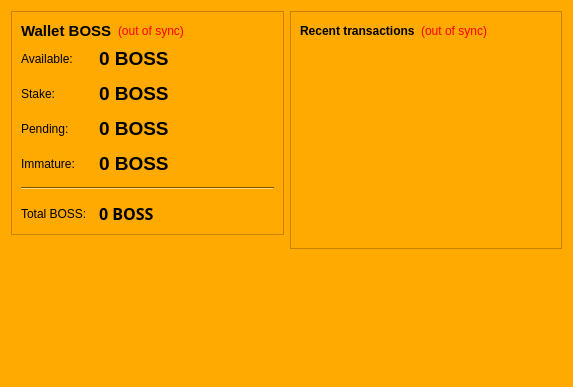
<?xml version="1.0" encoding="UTF-8"?>
<ui version="4.0">
 <class>OverviewPage</class>
 <widget class="QWidget" name="OverviewPage">
  <property name="geometry">
   <rect>
    <x>0</x>
    <y>0</y>
    <width>573</width>
    <height>387</height>
   </rect>
  </property>
  <property name="palette">
   <palette>
    <active>
     <colorrole role="WindowText">
      <brush brushstyle="SolidPattern">
       <color alpha="255">
        <red>0</red>
        <green>0</green>
        <blue>0</blue>
       </color>
      </brush>
     </colorrole>
     <colorrole role="Button">
      <brush brushstyle="SolidPattern">
       <color alpha="255">
        <red>255</red>
        <green>170</green>
        <blue>0</blue>
       </color>
      </brush>
     </colorrole>
     <colorrole role="Light">
      <brush brushstyle="SolidPattern">
       <color alpha="255">
        <red>255</red>
        <green>213</green>
        <blue>127</blue>
       </color>
      </brush>
     </colorrole>
     <colorrole role="Midlight">
      <brush brushstyle="SolidPattern">
       <color alpha="255">
        <red>255</red>
        <green>191</green>
        <blue>63</blue>
       </color>
      </brush>
     </colorrole>
     <colorrole role="Dark">
      <brush brushstyle="SolidPattern">
       <color alpha="255">
        <red>127</red>
        <green>85</green>
        <blue>0</blue>
       </color>
      </brush>
     </colorrole>
     <colorrole role="Mid">
      <brush brushstyle="SolidPattern">
       <color alpha="255">
        <red>170</red>
        <green>113</green>
        <blue>0</blue>
       </color>
      </brush>
     </colorrole>
     <colorrole role="Text">
      <brush brushstyle="SolidPattern">
       <color alpha="255">
        <red>0</red>
        <green>0</green>
        <blue>0</blue>
       </color>
      </brush>
     </colorrole>
     <colorrole role="BrightText">
      <brush brushstyle="SolidPattern">
       <color alpha="255">
        <red>255</red>
        <green>255</green>
        <blue>255</blue>
       </color>
      </brush>
     </colorrole>
     <colorrole role="ButtonText">
      <brush brushstyle="SolidPattern">
       <color alpha="255">
        <red>0</red>
        <green>0</green>
        <blue>0</blue>
       </color>
      </brush>
     </colorrole>
     <colorrole role="Base">
      <brush brushstyle="SolidPattern">
       <color alpha="255">
        <red>255</red>
        <green>255</green>
        <blue>255</blue>
       </color>
      </brush>
     </colorrole>
     <colorrole role="Window">
      <brush brushstyle="SolidPattern">
       <color alpha="255">
        <red>255</red>
        <green>170</green>
        <blue>0</blue>
       </color>
      </brush>
     </colorrole>
     <colorrole role="Shadow">
      <brush brushstyle="SolidPattern">
       <color alpha="255">
        <red>0</red>
        <green>0</green>
        <blue>0</blue>
       </color>
      </brush>
     </colorrole>
     <colorrole role="AlternateBase">
      <brush brushstyle="SolidPattern">
       <color alpha="255">
        <red>255</red>
        <green>212</green>
        <blue>127</blue>
       </color>
      </brush>
     </colorrole>
     <colorrole role="ToolTipBase">
      <brush brushstyle="SolidPattern">
       <color alpha="255">
        <red>255</red>
        <green>255</green>
        <blue>220</blue>
       </color>
      </brush>
     </colorrole>
     <colorrole role="ToolTipText">
      <brush brushstyle="SolidPattern">
       <color alpha="255">
        <red>0</red>
        <green>0</green>
        <blue>0</blue>
       </color>
      </brush>
     </colorrole>
    </active>
    <inactive>
     <colorrole role="WindowText">
      <brush brushstyle="SolidPattern">
       <color alpha="255">
        <red>0</red>
        <green>0</green>
        <blue>0</blue>
       </color>
      </brush>
     </colorrole>
     <colorrole role="Button">
      <brush brushstyle="SolidPattern">
       <color alpha="255">
        <red>255</red>
        <green>170</green>
        <blue>0</blue>
       </color>
      </brush>
     </colorrole>
     <colorrole role="Light">
      <brush brushstyle="SolidPattern">
       <color alpha="255">
        <red>255</red>
        <green>213</green>
        <blue>127</blue>
       </color>
      </brush>
     </colorrole>
     <colorrole role="Midlight">
      <brush brushstyle="SolidPattern">
       <color alpha="255">
        <red>255</red>
        <green>191</green>
        <blue>63</blue>
       </color>
      </brush>
     </colorrole>
     <colorrole role="Dark">
      <brush brushstyle="SolidPattern">
       <color alpha="255">
        <red>127</red>
        <green>85</green>
        <blue>0</blue>
       </color>
      </brush>
     </colorrole>
     <colorrole role="Mid">
      <brush brushstyle="SolidPattern">
       <color alpha="255">
        <red>170</red>
        <green>113</green>
        <blue>0</blue>
       </color>
      </brush>
     </colorrole>
     <colorrole role="Text">
      <brush brushstyle="SolidPattern">
       <color alpha="255">
        <red>0</red>
        <green>0</green>
        <blue>0</blue>
       </color>
      </brush>
     </colorrole>
     <colorrole role="BrightText">
      <brush brushstyle="SolidPattern">
       <color alpha="255">
        <red>255</red>
        <green>255</green>
        <blue>255</blue>
       </color>
      </brush>
     </colorrole>
     <colorrole role="ButtonText">
      <brush brushstyle="SolidPattern">
       <color alpha="255">
        <red>0</red>
        <green>0</green>
        <blue>0</blue>
       </color>
      </brush>
     </colorrole>
     <colorrole role="Base">
      <brush brushstyle="SolidPattern">
       <color alpha="255">
        <red>255</red>
        <green>255</green>
        <blue>255</blue>
       </color>
      </brush>
     </colorrole>
     <colorrole role="Window">
      <brush brushstyle="SolidPattern">
       <color alpha="255">
        <red>255</red>
        <green>170</green>
        <blue>0</blue>
       </color>
      </brush>
     </colorrole>
     <colorrole role="Shadow">
      <brush brushstyle="SolidPattern">
       <color alpha="255">
        <red>0</red>
        <green>0</green>
        <blue>0</blue>
       </color>
      </brush>
     </colorrole>
     <colorrole role="AlternateBase">
      <brush brushstyle="SolidPattern">
       <color alpha="255">
        <red>255</red>
        <green>212</green>
        <blue>127</blue>
       </color>
      </brush>
     </colorrole>
     <colorrole role="ToolTipBase">
      <brush brushstyle="SolidPattern">
       <color alpha="255">
        <red>255</red>
        <green>255</green>
        <blue>220</blue>
       </color>
      </brush>
     </colorrole>
     <colorrole role="ToolTipText">
      <brush brushstyle="SolidPattern">
       <color alpha="255">
        <red>0</red>
        <green>0</green>
        <blue>0</blue>
       </color>
      </brush>
     </colorrole>
    </inactive>
    <disabled>
     <colorrole role="WindowText">
      <brush brushstyle="SolidPattern">
       <color alpha="255">
        <red>127</red>
        <green>85</green>
        <blue>0</blue>
       </color>
      </brush>
     </colorrole>
     <colorrole role="Button">
      <brush brushstyle="SolidPattern">
       <color alpha="255">
        <red>255</red>
        <green>170</green>
        <blue>0</blue>
       </color>
      </brush>
     </colorrole>
     <colorrole role="Light">
      <brush brushstyle="SolidPattern">
       <color alpha="255">
        <red>255</red>
        <green>213</green>
        <blue>127</blue>
       </color>
      </brush>
     </colorrole>
     <colorrole role="Midlight">
      <brush brushstyle="SolidPattern">
       <color alpha="255">
        <red>255</red>
        <green>191</green>
        <blue>63</blue>
       </color>
      </brush>
     </colorrole>
     <colorrole role="Dark">
      <brush brushstyle="SolidPattern">
       <color alpha="255">
        <red>127</red>
        <green>85</green>
        <blue>0</blue>
       </color>
      </brush>
     </colorrole>
     <colorrole role="Mid">
      <brush brushstyle="SolidPattern">
       <color alpha="255">
        <red>170</red>
        <green>113</green>
        <blue>0</blue>
       </color>
      </brush>
     </colorrole>
     <colorrole role="Text">
      <brush brushstyle="SolidPattern">
       <color alpha="255">
        <red>127</red>
        <green>85</green>
        <blue>0</blue>
       </color>
      </brush>
     </colorrole>
     <colorrole role="BrightText">
      <brush brushstyle="SolidPattern">
       <color alpha="255">
        <red>255</red>
        <green>255</green>
        <blue>255</blue>
       </color>
      </brush>
     </colorrole>
     <colorrole role="ButtonText">
      <brush brushstyle="SolidPattern">
       <color alpha="255">
        <red>127</red>
        <green>85</green>
        <blue>0</blue>
       </color>
      </brush>
     </colorrole>
     <colorrole role="Base">
      <brush brushstyle="SolidPattern">
       <color alpha="255">
        <red>255</red>
        <green>170</green>
        <blue>0</blue>
       </color>
      </brush>
     </colorrole>
     <colorrole role="Window">
      <brush brushstyle="SolidPattern">
       <color alpha="255">
        <red>255</red>
        <green>170</green>
        <blue>0</blue>
       </color>
      </brush>
     </colorrole>
     <colorrole role="Shadow">
      <brush brushstyle="SolidPattern">
       <color alpha="255">
        <red>0</red>
        <green>0</green>
        <blue>0</blue>
       </color>
      </brush>
     </colorrole>
     <colorrole role="AlternateBase">
      <brush brushstyle="SolidPattern">
       <color alpha="255">
        <red>255</red>
        <green>170</green>
        <blue>0</blue>
       </color>
      </brush>
     </colorrole>
     <colorrole role="ToolTipBase">
      <brush brushstyle="SolidPattern">
       <color alpha="255">
        <red>255</red>
        <green>255</green>
        <blue>220</blue>
       </color>
      </brush>
     </colorrole>
     <colorrole role="ToolTipText">
      <brush brushstyle="SolidPattern">
       <color alpha="255">
        <red>0</red>
        <green>0</green>
        <blue>0</blue>
       </color>
      </brush>
     </colorrole>
    </disabled>
   </palette>
  </property>
  <property name="windowTitle">
   <string>Form</string>
  </property>
  <layout class="QHBoxLayout" name="horizontalLayout" stretch="1,1">
   <item>
    <layout class="QVBoxLayout" name="verticalLayout_2">
     <item>
      <widget class="QFrame" name="frame">
       <property name="frameShape">
        <enum>QFrame::StyledPanel</enum>
       </property>
       <property name="frameShadow">
        <enum>QFrame::Raised</enum>
       </property>
       <layout class="QVBoxLayout" name="verticalLayout_4">
        <item>
         <layout class="QHBoxLayout" name="horizontalLayout_4">
          <item>
           <widget class="QLabel" name="label_5">
            <property name="font">
             <font>
              <pointsize>11</pointsize>
              <weight>75</weight>
              <bold>true</bold>
             </font>
            </property>
            <property name="text">
             <string>Wallet BOSS</string>
            </property>
           </widget>
          </item>
          <item>
           <widget class="QLabel" name="labelWalletStatus">
            <property name="toolTip">
             <string>The displayed information may be out of date. Your wallet automatically synchronizes with the BitBoSS network after a connection is established, but this process has not completed yet.</string>
            </property>
            <property name="styleSheet">
             <string notr="true">QLabel { color: red; }</string>
            </property>
            <property name="text">
             <string notr="true">(out of sync)</string>
            </property>
            <property name="alignment">
             <set>Qt::AlignLeading|Qt::AlignLeft|Qt::AlignVCenter</set>
            </property>
           </widget>
          </item>
          <item>
           <spacer name="horizontalSpacer_2">
            <property name="orientation">
             <enum>Qt::Horizontal</enum>
            </property>
            <property name="sizeHint" stdset="0">
             <size>
              <width>40</width>
              <height>20</height>
             </size>
            </property>
           </spacer>
          </item>
         </layout>
        </item>
        <item>
         <layout class="QFormLayout" name="formLayout_2">
          <property name="fieldGrowthPolicy">
           <enum>QFormLayout::AllNonFixedFieldsGrow</enum>
          </property>
          <property name="horizontalSpacing">
           <number>12</number>
          </property>
          <property name="verticalSpacing">
           <number>12</number>
          </property>
          <item row="0" column="0">
           <widget class="QLabel" name="label">
            <property name="text">
             <string>Available:</string>
            </property>
           </widget>
          </item>
          <item row="0" column="1">
           <widget class="QLabel" name="labelBalance">
            <property name="font">
             <font>
              <family>Arial</family>
              <pointsize>14</pointsize>
              <weight>75</weight>
              <bold>true</bold>
             </font>
            </property>
            <property name="cursor">
             <cursorShape>IBeamCursor</cursorShape>
            </property>
            <property name="toolTip">
             <string>Your current spendable balance</string>
            </property>
            <property name="text">
             <string notr="true">0 BOSS</string>
            </property>
            <property name="textInteractionFlags">
             <set>Qt::LinksAccessibleByMouse|Qt::TextSelectableByKeyboard|Qt::TextSelectableByMouse</set>
            </property>
           </widget>
          </item>
          <item row="1" column="0">
           <widget class="QLabel" name="label_6">
            <property name="text">
             <string>Stake:</string>
            </property>
           </widget>
          </item>
          <item row="1" column="1">
           <widget class="QLabel" name="labelStake">
            <property name="font">
             <font>
              <family>Arial</family>
              <pointsize>14</pointsize>
              <weight>75</weight>
              <bold>true</bold>
             </font>
            </property>
            <property name="cursor">
             <cursorShape>IBeamCursor</cursorShape>
            </property>
            <property name="toolTip">
             <string>Total of coins that was staked, and do not yet count toward the current balance</string>
            </property>
            <property name="text">
             <string notr="true">0 BOSS</string>
            </property>
            <property name="textInteractionFlags">
             <set>Qt::LinksAccessibleByMouse|Qt::TextSelectableByKeyboard|Qt::TextSelectableByMouse</set>
            </property>
           </widget>
          </item>
          <item row="2" column="0">
           <widget class="QLabel" name="label_3">
            <property name="text">
             <string>Pending:</string>
            </property>
           </widget>
          </item>
          <item row="2" column="1">
           <widget class="QLabel" name="labelUnconfirmed">
            <property name="font">
             <font>
              <family>Arial</family>
              <pointsize>14</pointsize>
              <weight>75</weight>
              <bold>true</bold>
             </font>
            </property>
            <property name="cursor">
             <cursorShape>IBeamCursor</cursorShape>
            </property>
            <property name="toolTip">
             <string>Total of transactions that have yet to be confirmed, and do not yet count toward the current balance</string>
            </property>
            <property name="text">
             <string notr="true">0 BOSS</string>
            </property>
            <property name="textInteractionFlags">
             <set>Qt::LinksAccessibleByMouse|Qt::TextSelectableByKeyboard|Qt::TextSelectableByMouse</set>
            </property>
           </widget>
          </item>
          <item row="3" column="0">
           <widget class="QLabel" name="labelImmatureText">
            <property name="text">
             <string>Immature:</string>
            </property>
           </widget>
          </item>
          <item row="3" column="1">
           <widget class="QLabel" name="labelImmature">
            <property name="font">
             <font>
              <family>Arial</family>
              <pointsize>14</pointsize>
              <weight>75</weight>
              <bold>true</bold>
             </font>
            </property>
            <property name="toolTip">
             <string>Mined balance that has not yet matured</string>
            </property>
            <property name="text">
             <string notr="true">0 BOSS</string>
            </property>
            <property name="textInteractionFlags">
             <set>Qt::LinksAccessibleByMouse|Qt::TextSelectableByKeyboard|Qt::TextSelectableByMouse</set>
            </property>
           </widget>
          </item>
          <item row="4" column="0" colspan="2">
           <widget class="Line" name="line">
            <property name="orientation">
             <enum>Qt::Horizontal</enum>
            </property>
           </widget>
          </item>
          <item row="5" column="0">
           <widget class="QLabel" name="labelTotalText">
            <property name="text">
             <string>Total BOSS:</string>
            </property>
           </widget>
          </item>
          <item row="5" column="1">
           <widget class="QLabel" name="labelTotal">
            <property name="font">
             <font>
              <family>Malgun Gothic</family>
              <pointsize>12</pointsize>
              <weight>75</weight>
              <bold>true</bold>
             </font>
            </property>
            <property name="cursor">
             <cursorShape>IBeamCursor</cursorShape>
            </property>
            <property name="toolTip">
             <string>Your current total balance</string>
            </property>
            <property name="text">
             <string notr="true">0 BOSS</string>
            </property>
            <property name="textInteractionFlags">
             <set>Qt::LinksAccessibleByMouse|Qt::TextSelectableByKeyboard|Qt::TextSelectableByMouse</set>
            </property>
           </widget>
          </item>
         </layout>
        </item>
       </layout>
      </widget>
     </item>
     <item>
      <spacer name="verticalSpacer">
       <property name="orientation">
        <enum>Qt::Vertical</enum>
       </property>
       <property name="sizeHint" stdset="0">
        <size>
         <width>20</width>
         <height>40</height>
        </size>
       </property>
      </spacer>
     </item>
    </layout>
   </item>
   <item>
    <layout class="QVBoxLayout" name="verticalLayout_3">
     <item>
      <widget class="QFrame" name="frame_2">
       <property name="frameShape">
        <enum>QFrame::StyledPanel</enum>
       </property>
       <property name="frameShadow">
        <enum>QFrame::Raised</enum>
       </property>
       <layout class="QVBoxLayout" name="verticalLayout">
        <item>
         <layout class="QHBoxLayout" name="horizontalLayout_2">
          <item>
           <widget class="QLabel" name="label_4">
            <property name="text">
             <string>&lt;b&gt;Recent transactions&lt;/b&gt;</string>
            </property>
           </widget>
          </item>
          <item>
           <widget class="QLabel" name="labelTransactionsStatus">
            <property name="toolTip">
             <string>The displayed information may be out of date. Your wallet automatically synchronizes with the BitBoSS network after a connection is established, but this process has not completed yet.</string>
            </property>
            <property name="styleSheet">
             <string notr="true">QLabel { color: red; }</string>
            </property>
            <property name="text">
             <string notr="true">(out of sync)</string>
            </property>
            <property name="alignment">
             <set>Qt::AlignRight|Qt::AlignTrailing|Qt::AlignVCenter</set>
            </property>
           </widget>
          </item>
          <item>
           <spacer name="horizontalSpacer">
            <property name="orientation">
             <enum>Qt::Horizontal</enum>
            </property>
            <property name="sizeHint" stdset="0">
             <size>
              <width>40</width>
              <height>20</height>
             </size>
            </property>
           </spacer>
          </item>
         </layout>
        </item>
        <item>
         <widget class="QListView" name="listTransactions">
          <property name="styleSheet">
           <string notr="true">QListView { background: transparent; }</string>
          </property>
          <property name="frameShape">
           <enum>QFrame::NoFrame</enum>
          </property>
          <property name="verticalScrollBarPolicy">
           <enum>Qt::ScrollBarAlwaysOff</enum>
          </property>
          <property name="horizontalScrollBarPolicy">
           <enum>Qt::ScrollBarAlwaysOff</enum>
          </property>
          <property name="selectionMode">
           <enum>QAbstractItemView::NoSelection</enum>
          </property>
         </widget>
        </item>
       </layout>
      </widget>
     </item>
     <item>
      <spacer name="verticalSpacer_2">
       <property name="orientation">
        <enum>Qt::Vertical</enum>
       </property>
       <property name="sizeHint" stdset="0">
        <size>
         <width>20</width>
         <height>40</height>
        </size>
       </property>
      </spacer>
     </item>
    </layout>
   </item>
  </layout>
 </widget>
 <resources/>
 <connections/>
</ui>
